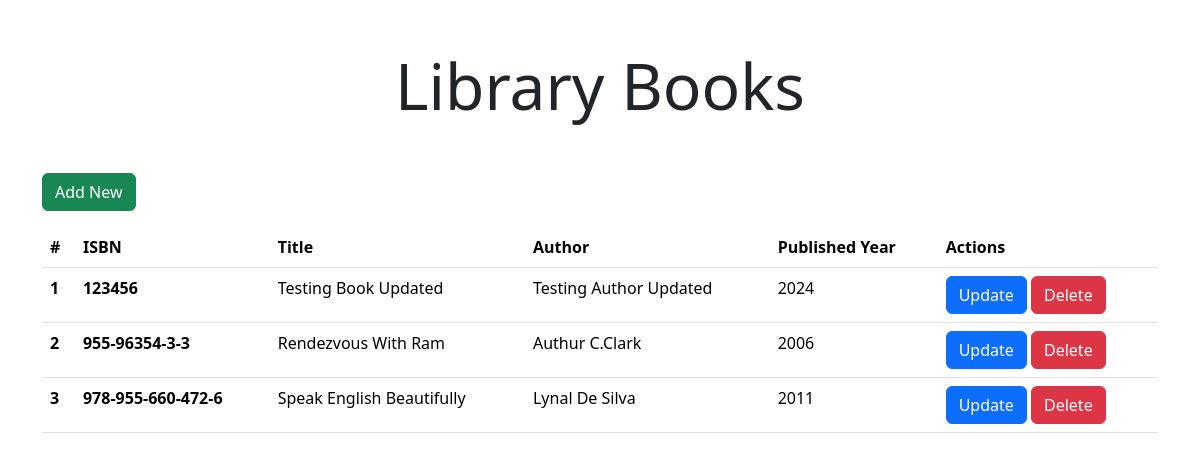
The page / on the database its author committed.
### tables this page shows
CREATE TABLE `books` (
  `ISBN` varchar(50) NOT NULL,
  `Title` varchar(250) NOT NULL,
  `Author` varchar(250) NOT NULL,
  `Published_Year` year(4) NOT NULL
);

### index.php (the view, shortened to what this page needs)
<?php
require './connection/connection.php';
?>
<!DOCTYPE html>
<html lang="en">
<head>
    <link href="https://cdn.jsdelivr.net/npm/bootstrap@5.3.2/dist/css/bootstrap.min.css" rel="stylesheet">
</head>
<body>
    <div class="container">
        <div class="display-3 text-center mt-5 mb-5">Library Books</div>
        <div><a class="btn btn-success mb-3" href="./action.php?title=add">Add New</a></div>
        <table class="table">
            <thead>
                <tr>
                    <th scope="col">#</th>
                    <th scope="col">ISBN</th>
                    <th scope="col">Title</th>
                    <th scope="col">Author</th>
                    <th scope="col">Published Year</th>
                    <th scope="col">Actions</th>
                </tr>
            </thead>
            <tbody>
                <?php
                $query = "SELECT * FROM books;";
                $result = mysqli_query($conn, $query);
                $num = 1;
                if (mysqli_num_rows($result) > 0) {
                    while ($row = mysqli_fetch_assoc($result)) {
                        echo " <tr>";
                        echo "<th>" . $num++ . "</th>";
                        echo "<th scope='row'>" . $row['ISBN'] . "</th>";
                        echo "<td>" . $row['Title'] . "</td>";
                        echo "<td>" . $row['Author'] . "</td>";
                        echo "<td>" . $row['Published_Year'] . "</td>";
                        echo "<td>
                            <a class='btn btn-primary' href=action.php?title=update&isbn=" . $row['ISBN'] . ">Update</a>
                            <a class='btn btn-danger'href=action.php?title=delete&isbn=" . $row['ISBN'] . ">Delete</a>
                        </td>";
                        echo "</tr>";
                    }
                }
                ?>
            </tbody>
        </table>
    </div>
</body>
</html>

### rows shown on the page
books: ISBN "123456", Title "Testing Book Updated", Author "Testing Author Updated", Published_Year "2024"
books: ISBN "955-96354-3-3", Title "Rendezvous With Ram", Author "Authur C.Clark", Published_Year "2006"
books: ISBN "978-955-660-472-6", Title "Speak English Beautifully", Author "Lynal De Silva", Published_Year "2011"
